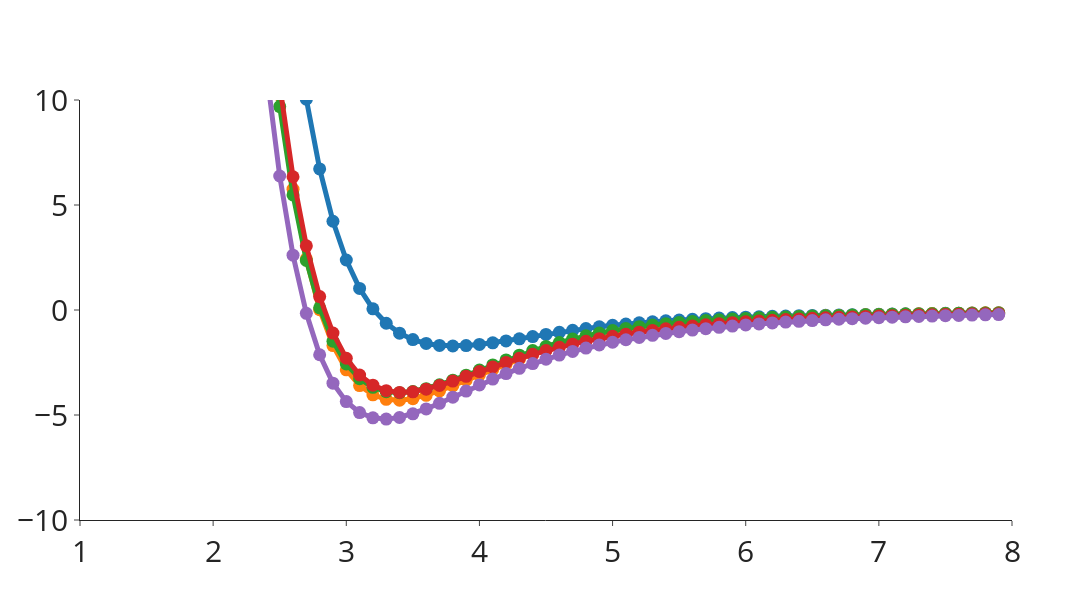

Notebook code cell kept with this figure:
### Code cell
# Pyridine Acetone

import numpy as np
import plotly.graph_objects as go

distances = np.arange(1.0, 8.0, 0.1)

theories = {
    'hf/6-31g*': [625.2222657459206, 467.4601275777095, 365.35405364091275, 296.4180546310963, 246.85945263243048, 208.29098953789799, 175.9011353739188, 147.3180072378018, 121.69345318945125, 98.91510348970769, 79.06660178268794, 62.16496687097242, 48.08790937275626, 36.59367183462018, 27.370273490378167, 20.082228455634322, 14.40335244248854, 10.035533541347831, 6.717367884004489, 4.2267141247866675, 2.3797942782985047, 1.0282297898666002, 0.05475889431545511, -0.6317612946149893, -1.1014245756086893, -1.4078994378796779, -1.5922906646155752, -1.6861254235263914, -1.7135994589189067, -1.6932420207303949, -1.6392016726313159, -1.562263190979138, -1.4706619495991617, -1.3707247850252315, -1.2673416330944747, -1.1642904315376654, -1.0644529075943865, -0.9699410414323211, -0.8821917686727829, -0.8020505963359028, -0.7298492345144041, -0.6655092623550445, -0.6086370522389188, -0.5586317391134799, -0.5147690810845234, -0.47628211620030925, -0.44242109451442957, -0.41248712997185066, -0.3858642959385179, -0.36202050192514434, -0.340513727045618, -0.3209780311444774, -0.30312230705749243, -0.28671018325258046, -0.2715540561475791, -0.2575042560347356, -0.24443747627083212, -0.23225486662704498, -0.22087175823980942, -0.2102199326036498, -0.20023614744422957, -0.19086717732716352, -0.18206625315360725, -0.17379015177721158, -0.16600145533448085, -0.1586644968483597, -0.15174792183097452, -0.14522211451549083, -0.13906041835434735, -0.13323780993232504, -0.12773276068037376],
    # 'pbe0/6-31g*': [546.4174327692017, 397.14861158147687, 302.22832044947427, 239.5376972645172, 195.62146161252167, 162.36772460892098, 135.14002373849507, 111.62164377066074, 90.92101677734172, 72.81594327755738, 57.25348393357126, 44.1447045544046, 33.325701687601395, 24.56840925832512, 17.602745137235615, 12.153392512816936, 7.964477797213476, 4.80115873896284, 2.456357100745663, 0.7571744898450561, -0.44233278947649524, -1.2663458781316876, -1.8125328917521983, -2.152764937723987, -2.340235218696762, -2.4162904001423158, -2.4126207659137435, -2.353189484740142, -2.255174577003345, -2.131209895014763, -1.9911799759138376, -1.8414513004245237, -1.6882062376243994, -1.5354217543499544, -1.3861949698184617, -1.243600254820194, -1.1096616629511118, -0.9860317292041145, -0.8738738053361885, -0.7740639295661822, -0.6868010968901217, -0.6108898526290432, -0.546214991947636, -0.4911797165405005, -0.44482409046031535, -0.40578226145589724, -0.3727150176418945, -0.344537309021689, -0.32047481113113463, -0.2996165932272561, -0.28129978489596397, -0.2650349303148687, -0.2504495553439483, -0.23722767707658932, -0.22513200395042077, -0.21399321442004293, -0.20367695338791236, -0.19408193411072716, -0.18512694298988208, -0.1767487392644398, -0.1688926928327419, -0.16151460469700396, -0.1545770731754601, -0.14804569585248828, -0.14189168682787567, -0.1360875004902482, -0.1306093277526088, -0.1254344914923422, -0.12054274050751701, -0.11591492779552937, -0.11153498501516879],
    # 'wb97x-d/aug-cc-pvdz': [549.7965988869546, 401.3422810502816, 306.1620411775075, 242.64365902810823, 197.7865980672068, 163.75725445029093, 135.93675332562998, 112.04131655523088, 91.07560248364462, 72.78528155002277, 57.02645341824973, 43.66233184712473, 32.6035948562203, 23.551137113186996, 16.31939903582679, 10.639940450666472, 6.257768914219923, 2.9435329197440296, 0.5039590445230715, -1.2544782446930185, -2.458793983387295, -3.2488328178878874, -3.712819095875602, -3.9346517380326986, -3.977613703988027, -3.900683346320875, -3.7342959442175925, -3.51910185063025, -3.278877848002594, -3.029925380134955, -2.7878192744683474, -2.5566662264754996, -2.3434515850967728, -2.1478502898244187, -1.970855395135004, -1.8097873203805648, -1.663811553211417, -1.5312450552009977, -1.4099149213870987, -1.298991194460541, -1.197654442221392, -1.1039599476498552, -1.0184357013204135, -0.9401611899957061, -0.8677762300358154, -0.8023424400016665, -0.7414273918257095, -0.6863805492175743, -0.6365266230423003, -0.5899619654519483, -0.5480513704242185, -0.5094078223919496, -0.4750676656840369, -0.4427308583399281, -0.41300181538099423, -0.38595467974664643, -0.36100858956342563, -0.33823870308697224, -0.3169921627268195, -0.2973070349544287, -0.27936972805764526, -0.26257253967924044, -0.24733731005107984, -0.23278639756608754, -0.21933018846902996, -0.20655640895711258, -0.195124386518728, -0.18366599961882457, -0.17427581519586965, -0.164227626810316, -0.15499588602688164],
    'wb97x-d3/6-31g*': [561.0829878336517, 410.3559514505905, 314.01274484413443, 249.90074811241357, 204.58196674857754, 169.94316162035102, 141.3428783872514, 116.51888285327004, 94.58594490314135, 75.3780233693542, 58.75537453847937, 44.67197256081272, 33.03087726829108, 23.564265015360434, 16.055880137369968, 10.213449570466764, 5.752946176799014, 2.4316971344524063, 0.015573574404697865, -1.6919430948328227, -2.8504246546071954, -3.598205865942873, -4.038378870871384, -4.251862792763859, -4.296915788727347, -4.22544844285585, -4.065156766737346, -3.852070734545123, -3.6065436371718533, -3.3463086717529222, -3.085514319711365, -2.827969518955797, -2.5791795100667514, -2.341620262770448, -2.117432600876782, -1.9070742289768532, -1.7115273439558223, -1.531406651774887, -1.3675212015514262, -1.2202989685465582, -1.0894012210192159, -0.9736413117498159, -0.8728936216793954, -0.7864223176147789, -0.7107076797983609, -0.6451244645868428, -0.5886056128656492, -0.5395039943396114, -0.4961498304619454, -0.4578456227318384, -0.42387110652634874, -0.39353391504846513, -0.36613826802931726, -0.3412707934039645, -0.31866737524978817, -0.29806015541544184, -0.2791437910636887, -0.2617003186605871, -0.24563083809334785, -0.23077884770464152, -0.2170612295740284, -0.20434378390200436, -0.1925292214145884, -0.18149661255301908, -0.17129135131835938, -0.16175881098024547, -0.15285929606761783, -0.1445436814101413, -0.13679873978253454, -0.12954770494252443, -0.12264589697588235],
    'mp2/6-31g*': [562.2459200633748, 410.32072508861893, 313.558856536838, 249.19946124221315, 203.49475012844778, 168.30506331266952, 139.17517324347864, 114.02180901545216, 92.04079296215787, 72.94360750648775, 56.589680397795746, 42.846791482850676, 31.53728262722143, 22.426783326052828, 15.239834012551, 9.685368869715603, 5.479645407554926, 2.362077055644477, 0.10412980106775649, -1.4872489164990839, -2.5699297421670053, -3.2695319204649422, -3.6838763493287843, -3.8880379923211876, -3.939207371935481, -3.8808681404043455, -3.7461028945690487, -3.5600358981464524, -3.3416404050949495, -3.1050893852079753, -2.8608615097764414, -2.616635695187142, -2.3780369113374036, -2.1492049764783587, -1.9331842655374203, -1.7321641999005806, -1.5476119031955022, -1.3803260238200892, -1.2304883202596102, -1.0977270311850589, -0.9811945728433784, -0.8796831681684125, -0.7917421899910551, -0.7158050564758014, -0.6502847906958777, -0.5936655351251829, -0.5445592992764432, -0.5017368352564517, -0.4641458176483866, -0.43090199734433554, -0.4012813248846214, -0.37469549567322247, -0.3506748058425728, -0.32884326550993137, -0.30889953547739424, -0.2906060094537679, -0.2737649405898992, -0.25821742476546206, -0.24382748155039735, -0.23048409799230285, -0.2180902898835484, -0.20655837320373394, -0.19581553383613937, -0.18579596144263633, -0.1764397794904653, -0.16769247254705988, -0.15950786430039443, -0.1518402649962809, -0.14465178819955327, -0.13790425143088214, -0.13156707686721347],
    'wb97x-d3/aug-cc-pvdz': [552.8932677042321, 403.77145929366816, 308.12369401886826, 244.3206964742276, 199.28908842033707, 165.11022240872262, 137.14479629392736, 113.05901955754962, 91.88136425882112, 73.37126950331731, 57.40788310091011, 43.89238849544199, 32.719887108774856, 23.622838537732605, 16.37510497920448, 10.704025122395251, 6.3443413152126595, 3.0582232421729714, 0.6405858115758747, -1.0970581509172916, -2.2972850813530385, -3.095416208030656, -3.582044377049897, -3.8401883507613093, -3.9259063407662325, -3.895367690711282, -3.771659531397745, -3.5942231529043056, -3.385621694207657, -3.1597428235108964, -2.933629518665839, -2.7109842381905764, -2.498379725497216, -2.296679297753144, -2.1093244190560654, -1.9344219046179205, -1.772896001872141, -1.6254371270770207, -1.488778781495057, -1.3651723986840807, -1.2528410864179023, -1.1503259355667979, -1.0571414557052776, -0.9724780481192283, -0.895638850342948, -0.8265946119790897, -0.7623769113561139, -0.7051475311163813, -0.653638738556765, -0.6054740910767578, -0.5627356339246035, -0.5233997185132466, -0.4881371142109856, -0.4551461440278217, -0.4253422648180276, -0.39792785845929757, -0.37244143296265975, -0.34943731751991436, -0.32788490294478834, -0.3082750679459423, -0.29000784462550655, -0.27345002233050764, -0.2578576884116046, -0.2432605373323895, -0.22959469998022541, -0.21679337660316378, -0.20529874856583774, -0.1938396985642612, -0.18445426155813038, -0.17429610155522823, -0.16490066138794646],
    'mp2/aug-cc-pvdz':  [547.684120138525, 396.8533368142671, 300.45269320334774, 236.1873053040472, 190.67842225689674, 155.97229680087185, 127.62354164931457, 103.46085518505424, 82.57893310376676, 64.6118053541868, 49.360693401424214, 36.64476584439399, 26.250848194758873, 17.927037608460523, 11.397092726023402, 6.380285512947012, 2.609134089027066, -0.15799051657086238, -2.13045092637185, -3.4839246015180834, -4.362516536959447, -4.882432115322445, -5.13607944897376, -5.195948529057205, -5.1182581263710745, -4.946200751524884, -4.712644414277747, -4.442299805523362, -4.153502530883998, -3.85955927032046, -3.569851727981586, -3.2907634299481288, -3.026386796438601, -2.7791074257693253, -2.5500800010049716, -2.3394983936450444, -2.1469251065864228, -1.9714700517361052, -1.8119451613165438, -1.6670484559144825, -1.535418012586888, -1.4157392048509791, -1.3067750902846456, -1.207403841719497, -1.1166388757992536, -1.0336106235045008, -0.9575753890676424, -0.8878785918932408, -0.8239676602534018, -0.7653424329473637, -0.7115475085447542, -0.6621995606692508, -0.6169182867743075, -0.5753523292951286, -0.537194972333964, -0.5021312338649295, -0.46989521669456735, -0.4402290487778373, -0.4128963461262174, -0.3876927409437485, -0.3644278810825199, -0.34291672689141706, -0.3230081155197695, -0.3045606979285367, -0.28744105115765706, -0.2715370067744516, -0.25673808669671416, -0.24294428568100557, -0.2300719713093713, -0.2180372427101247, -0.20677051943494007],

}

fig = go.Figure()

for key,value in theories.items():

    fig.add_trace(
        go.Scatter(
            x=list(distances), y=value,
            mode='lines+markers',
            name=key,
            marker=dict(size=13)
        )
    )

fig.update_layout(legend=dict(itemsizing='constant'))
fig.update_layout(legend=dict(
        orientation="h",
        yanchor="bottom",
        y=1.02,
        xanchor="right",
        x=1.05,
        font = dict(family = "Arial", size = 35),
        bordercolor="LightSteelBlue",
        borderwidth=2,
    ),
)
fig.update_traces(line=dict(width=5))

fig.update_layout(
    template='simple_white',
    xaxis_tickformat = 'i',
    bargap=0.2, # gap between bars of adjacent location coordinates,
    height=600,
    width=1350,
    showlegend=False,
)

fig.update_yaxes(range=[-10, 10.0], tickfont = dict(size=30))
fig.update_xaxes(range=[1.0, 8.0], tickfont = dict(size=30))

fig.show()
